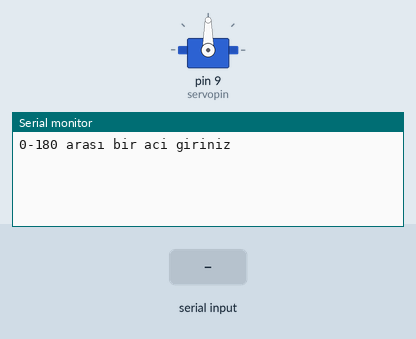
This sketch was run on a simulated Arduino Uno, built with avr-gcc and run on an emulated ATmega328P. Parts: servo, the last lines printed to the serial monitor. Inputs (shaded band) come from the test bench.

Above: at 1.2 s.
1.3 s: "90,45\n" received over Serial
At 1.9 s:
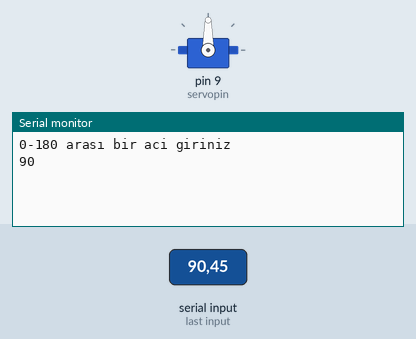
At 5.5 s:
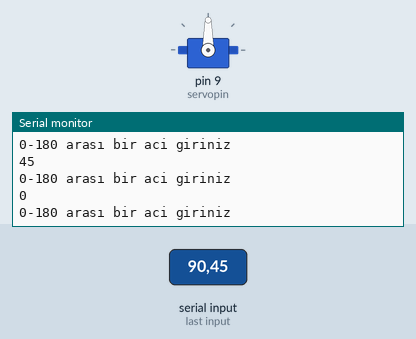

Measured:
- after the input at 1.3 s, the serial monitor: prints a new line at once (image 1)

The sketch:

servocodesindian.ino
```cpp
#include <Servo.h>

Servo servomotor;

int target = 0;
int last_position_of_target = 0;
int servopin = 9;


void setup() {
  Serial.begin(9600);
  servomotor.attach(servopin);

}

void loop() {
  Serial.println("0-180 arası bir aci giriniz");
  while(Serial.available()==0) {}
  target = Serial.parseInt();
  Serial.println(target);

  if(target != last_position_of_target and target != 0 )
 {
  last_position_of_target = target;
  delay(1000);
 }
}
```
